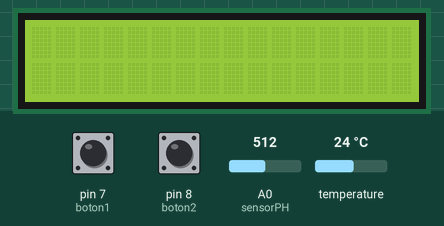
Recording of a sketch running on a simulated Arduino Uno, built with avr-gcc and run on an emulated ATmega328P. Parts: 16×2 character LCD. The test bench sets the inputs (shaded band); at power-on: pin 8 (boton2) HIGH, pin 7 (boton1) HIGH, A0 (sensorPH) = 512, temperature 24 °C.

Above: at 1.2 s.
1.3 s: pin 8 (boton2) pulled LOW for 1 s
At 2.6 s:
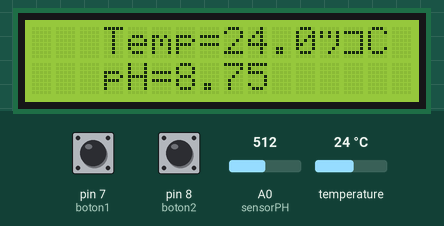
3.8 s: pin 7 (boton1) pulled LOW for 3.2 s
At 8.0 s:
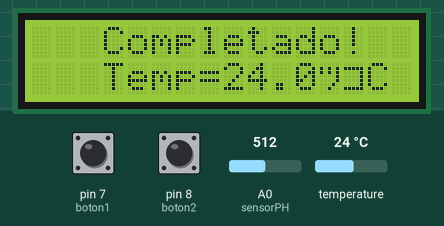
8.5 s: pin 8 (boton2) pulled LOW for 0.15 s
At 8.57 s:
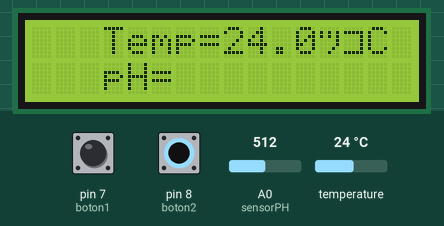
10.1 s: pin 7 (boton1) pulled LOW for 0.15 s
At 10.5 s:
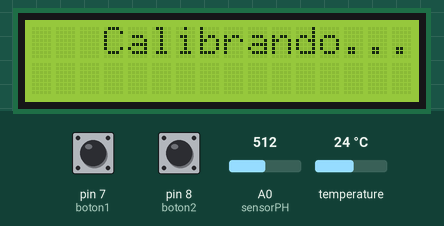
Timing chart, 0 to 13.1 s (numbered marks = the images above; inputs shaded):
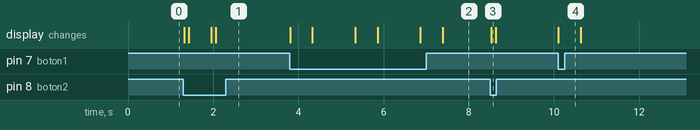

The sketch:

pHPool_meter.ino
```cpp
/**********************************************************
pHPool Meter v1.0 by Marc Cobler
marccobler.es
25/12/2013

Este es el código para el PHimetro portátil. Utiliza un Arduino Micro, una pantalla LCD 16x2,
un par de botones y switches y el kit de la sonda de PH con una sonda de temperatura 00018B20.
el kit de pH lo podemos encontrar en:
http://www.dfrobot.com/index.php?route=product/product&path=36_68&product_id=1025#.Urq5MfTuJHU

el kit de la probeta tiene un wiki con toda la documentación necesaria:
http://dfrobot.com/wiki/index.php/PH_meter(SKU:_SEN0161)

La sonda de temperatura es digital. Tiene una resolucion configurable de 9 a 12 bits y un identificador interno de
64 bits para poder utilizar varias sondas en un mismo pin. Necesita una resistencia de 4,7K para funcionar.

Este código esta basado en el proyecto que hizo Sparkfun Electronics y el el código de ejemplo
proporcionado por DFRobot. Tambien se ha utilizado trozos de codigo de bildr para utilizar la libreria de OneWire.h
correctamente.
http://bildr.org/2011/07/ds18b20-arduino/

************************************************************/
#include <LiquidCrystal.h> // Añadimos la libreria de adafruit(mejorada) para interactuar con la pantalla
#include "Wire.h" //Libreria necesaria. Permite comunicar con dispositivos mediante I2C/TWI. No la utilizamos
#include <OneWire.h> //Libreria de Dallas Semiconductor (Maxim) para la comunicación con la sonda de temperatura

const int sensorPH = A0;
OneWire sondaTemperatura(9); // Creamos una instancia de la clase oneWire. la comunicacion ira en el pin 9

unsigned long int valorMedio;
int buffer[10]; // array de valores del sensor de pH para luego calcular la media

int boton1 = 7; // Boton de calibracion
int boton2 = 8; // Boton de lectura de datos - TEST

LiquidCrystal lcd(12,11,6,5,4,3); // Creamos una varible LCD; syntax lcd(Register Select, Enable, D4,D5,D6,D7)

//---------------------------------------------------------------------------------------------
void setup()
{
 pinMode(boton1, INPUT); //Hacemos que el boton 1 sea una entrada
 digitalWrite(boton1, HIGH); //Ponemos el pin HIGH y asi se activa la Resistencia Pull-Up interna del ATmega
 pinMode(boton2, INPUT); //Este boton tambien es una entrada
 digitalWrite(boton2, HIGH); //Activamos la resistenca Pull-UP de este pin tambien

 pinMode(sensorPH, INPUT); //incializamos el pin analogico 0 como entrada de datos
 lcd.begin(16,2); // Inicializamos la pantalla con 16 columnas y 2 filas

 Serial.begin(9600); //inciamos el monitor serial para depuracion
}
//----------------------------------------------------------------------------------------------
void loop()
{
 if(digitalRead(boton1) == LOW) // Si se presiona el boton 1 se inicia la calibracion
  {
   lcd.clear(); // Borramos cualquier contenido de la pantalla y nos situamos en la posicion inicial
   lcd.setCursor(3,0); // Situamos el cursor en la primera linea y columna 3
   lcd.print("Calibrando...");
   calibrar(); // Llamamos a la funcion que calibra la sonda. Esta ya escribe lo necesario en pantalla
   delay(500);
  }

 if(digitalRead(boton2) == LOW) // Si se presiona el boton 2 se hace la lectura del pH
  {
    lcd.clear(); // Borramos el contenido de la pantalla
    lcd.setCursor(3,0); // Situamos el cursor en la primera linea y columna 3
    lcd.print("Temp=");
    lcd.print(obtenerTemperatura(),1); // Llamamos a la funcion que obtiene la temperatura y la escribimos en la LCD
    lcd.print("ºC"); // En grados Celsius
    lcd.setCursor(3,1); // Situamos el cursor en la segunda linea y columna 3
    lcd.print("pH=");
    lcd.print(obtenerPH()); // Obtenemos el valor del pH y lo mostramos en pantalla
    delay(500);
  }

}

//----------------------------------------------------------------------------------------------
//----------------------------------FUNCIONES---------------------------------------------------
void calibrar()
{
  // Esta función calibra la sonda de pH con la temperatura leida del sensor de Temperatura
  delay(500);
  lcd.clear();
  lcd.setCursor(3,0);
  lcd.print("Completado!");
  lcd.setCursor(3,1);
  lcd.print("Temp=");
  lcd.print(obtenerTemperatura(),1);
  lcd.print("ºC");
  delay(500);
}
//----------------------------------------------------------------------------------------------
float obtenerTemperatura()
{
 //Esta funcion devuelve la temperatura de la sonda en grados Celsius
 byte data[12];
 byte addr[8];

 if ( !sondaTemperatura.search(addr)) {
   //no more sensors on chain, reset search
   sondaTemperatura.reset_search();
   return -1000;
 }

 if ( OneWire::crc8( addr, 7) != addr[7]) {
   Serial.println("CRC is not valid!");
   return -1000;
 }

 if ( addr[0] != 0x10 && addr[0] != 0x28) {
   Serial.print("Device is not recognized");
   return -1000;
 }

 sondaTemperatura.reset();
 sondaTemperatura.select(addr);
 sondaTemperatura.write(0x44,1); // start conversion, with parasite power on at the end

 byte present = sondaTemperatura.reset();
 sondaTemperatura.select(addr);
 sondaTemperatura.write(0xBE); // Read Scratchpad


 for (int i = 0; i < 9; i++) { // we need 9 bytes
  data[i] = sondaTemperatura.read();
 }

 sondaTemperatura.reset_search();

 byte MSB = data[1];
 byte LSB = data[0];

 float tempRead = ((MSB << 8) | LSB); //using two's compliment
 float TemperatureSum = tempRead / 16;

 return TemperatureSum;
}
//----------------------------------------------------------------------------------------------
float obtenerPH()
{
  //Obtenemos 10 valores de muestra, para suavizar el valor
  int x; //valor temporal para ordenar los valores en orden creciente
  float offset = 0; //Ajustamos la medicion con un offset
  for(int i=0; i<10; i++) //Guardamos los 10 valores en el array buffer[]
  {
   buffer[i]=analogRead(sensorPH);
   delay(10);
  }
  for(int i=0; i<9; i++) //ordenamos los 10 valores tomados de menor a mayor
  {
   for(int j=i+1; j<10; j++)
    {
     if(buffer[i]>buffer[j])
       {
        x=buffer[i];
        buffer[i]=buffer[j];
        buffer[j]=x;
       }
    }
  }

  valorMedio = 0;
  for(int i=2; i<8; i++){
   valorMedio+=buffer[i];
  }
  float valorPH = (float)valorMedio*5.0/1024/6; //Convertimos la señal analogica en milivoltios
  valorPH = 3.5*valorPH+offset; //Ahora lo pasamos a PH
  return valorPH;
}
//----------------------------------------------------------------------------------------------
```

Measured:
- after the input at 1.3 s, the display: first changes at once (image 1 shows a later state)
- after the input at 3.8 s, the display: first changes at once (image 2 shows a later state)
- after the input at 8.5 s, the display: changes at once (image 3)
- after the input at 10.1 s, the display: changes at once (image 4)
